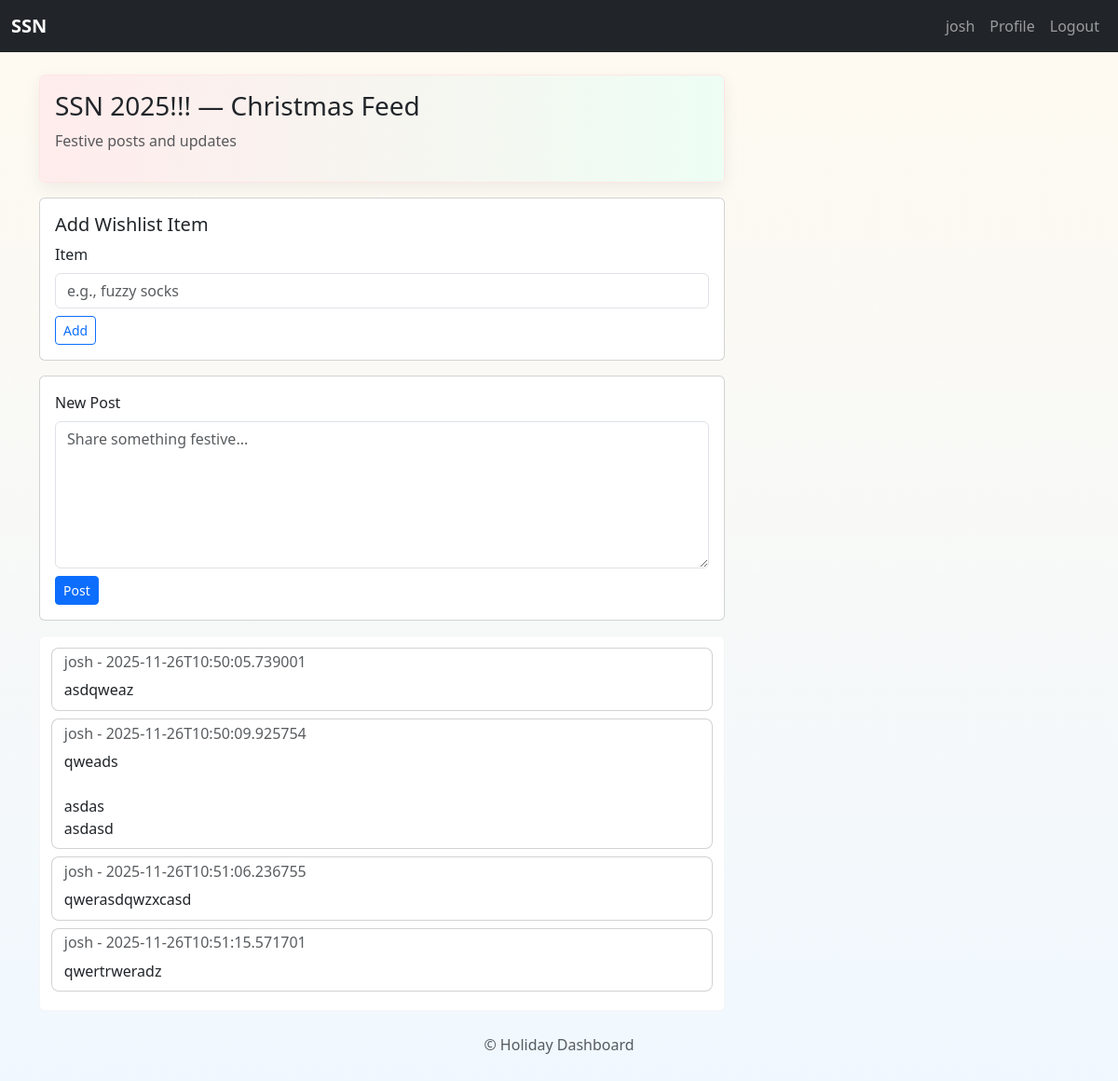
Screenshot of /group/1/christmas (signed in) with the database file from the repository.
### webapp.py (models this page shows)
class Group(db.Model):
    id = db.Column(db.Integer, primary_key=True)
    name = db.Column(db.String, nullable=False)
    desc = db.Column(db.String, nullable=True)
    members = db.relationship("User", secondary=group_members, backref="groups")

class Post(db.Model):
    id = db.Column(db.Integer, primary_key=True)
    group_id = db.Column(db.Integer, db.ForeignKey("group.id"), nullable=False)
    author = db.Column(db.String, db.ForeignKey("user.username"), nullable=False)
    text = db.Column(db.Text, nullable=False)
    created_at = db.Column(db.DateTime, default=datetime.utcnow)

### webapp.py (the view)
@app.route("/group/<int:group_id>/christmas")
def christmas_home(group_id: int):
    if not session.get("user"):
        return redirect(url_for("login"))
    group = Group.query.get(group_id)
    if not group:
        flash("Group not found", "warning")
        return redirect(url_for("dashboard"))
    limit = 20
    total = Post.query.filter_by(group_id=group_id).count()
    page_posts = Post.query.filter_by(group_id=group_id).order_by(Post.created_at.desc()).limit(limit).all()
    page_posts = list(reversed(page_posts))
    posts_list = [{"author": p.author, "text": p.text, "created_at": p.created_at.isoformat()} for p in page_posts]
    members = [m.username for m in group.members]
    wishlists = {}
    items = WishlistItem.query.filter_by(group_id=group_id).all()
    for it in items:
        wishlists.setdefault(it.username, []).append(it.item)
    g = {"id": group.id, "name": group.name}
    has_more = total > len(page_posts)
    return render_template("christmas_home.html", group=g, posts=posts_list, members=members, wishlists=wishlists, page=0, has_more=has_more)

### templates/christmas_home.html (shortened to what this page needs)
{% extends "base.html" %}
{% block content %}
  <div class="row">
    <div class="col-md-8">
      <div class="card mb-3 box-festive">
        <div class="card-body">
          <h3 class="card-title">{{ group.name }} — Christmas Feed</h3>
          <p class="text-muted">Festive posts and updates</p>
        </div>
      </div>
      <div class="card mb-3">
        <div class="card-body">
          <h5>Add Wishlist Item</h5>
          <form method="post" action="{{ url_for('add_wishlist_item', group_id=group.id) }}">
            <div class="mb-2">
              <label class="form-label">Item</label>
              <input name="item" class="form-control" placeholder="e.g., fuzzy socks">
            </div>
            <button class="btn btn-outline-primary btn-sm">Add</button>
          </form>
        </div>
      </div>
      <div class="card mb-3">
        <div class="card-body">
          <form method="post" action="{{ url_for('add_post', group_id=group.id) }}">
            <div class="mb-2">
              <label class="form-label">New Post</label>
              <textarea name="text" rows="6" class="form-control" placeholder="Share something festive..."></textarea>
            </div>
            <button class="btn btn-primary btn-sm">Post</button>
          </form>
        </div>
      </div>
      <div id="messages-container" class="messages-container" data-page="{{ page }}" data-has-more="{{ has_more }}" data-group-id="{{ group.id }}">
        {% for p in posts %}
        <div class="card mb-2">
          <div class="card-body">
            <h6 class="card-subtitle mb-2 text-muted">{{ p.author }} - {{ p.created_at }}</h6>
            <p class="card-text">{{ p.text | replace('\n', '<br>') | safe }}</p>
          </div>
        </div>
        {% endfor %}
      </div>
    </div>
{% endblock %}

### static/css/styles.css (style rules this page uses)
body.bg-winter { background: linear-gradient(180deg, #fffaf0, #f0f8ff); min-height: 100vh; }
.box-festive { background: linear-gradient(135deg, rgba(255,255,255,0.06), rgba(255,255,255,0.02)); border: 1px solid rgba(255,255,255,0.05); box-shadow: 0 6px 18px rgba(0,0,0,0.06); }
.card.box-festive { background: linear-gradient(90deg, #ffecec, #eefef4); border-color: #ffe5e5; }
.bg-winter::before { content: ""; position: fixed; left: 0; top: 0; width: 100%; height: 100%; pointer-events: none; background-image: radial-gradient(circle at 10px 10px, rgba(255,255,255,0.9) 2px, transparent 3px), radial-gradient(circle at 40px 30px, rgba(255,255,255,0.85) 2px, transparent 3px); background-size: 200px 200px, 300px 300px; opacity: 0.25; }
.messages-container { max-height: 60vh; overflow: auto; padding: 12px; background: #fff; border-radius: 6px; border: 1px solid rgba(0,0,0,0.04); }
.messages-container .card { border-radius: 8px; }
.messages-container .card .card-body { padding: 0.6rem 0.8rem; }
.messages-container .card + .card { margin-top: 0.5rem; }

### rows the page displays
Group: name "SSN 2025!!!"
Post: author "josh", created_at "2025-11-26T10:50:05.739001", text "asdqweaz"
Post: author "josh", created_at "2025-11-26T10:50:09.925754", text "qweads asdas asdasd"
Post: author "josh", created_at "2025-11-26T10:51:06.236755", text "qwerasdqwzxcasd"
Post: author "josh", created_at "2025-11-26T10:51:15.571701", text "qwertrweradz"

### other values shown
{{ session.user }} "josh"
